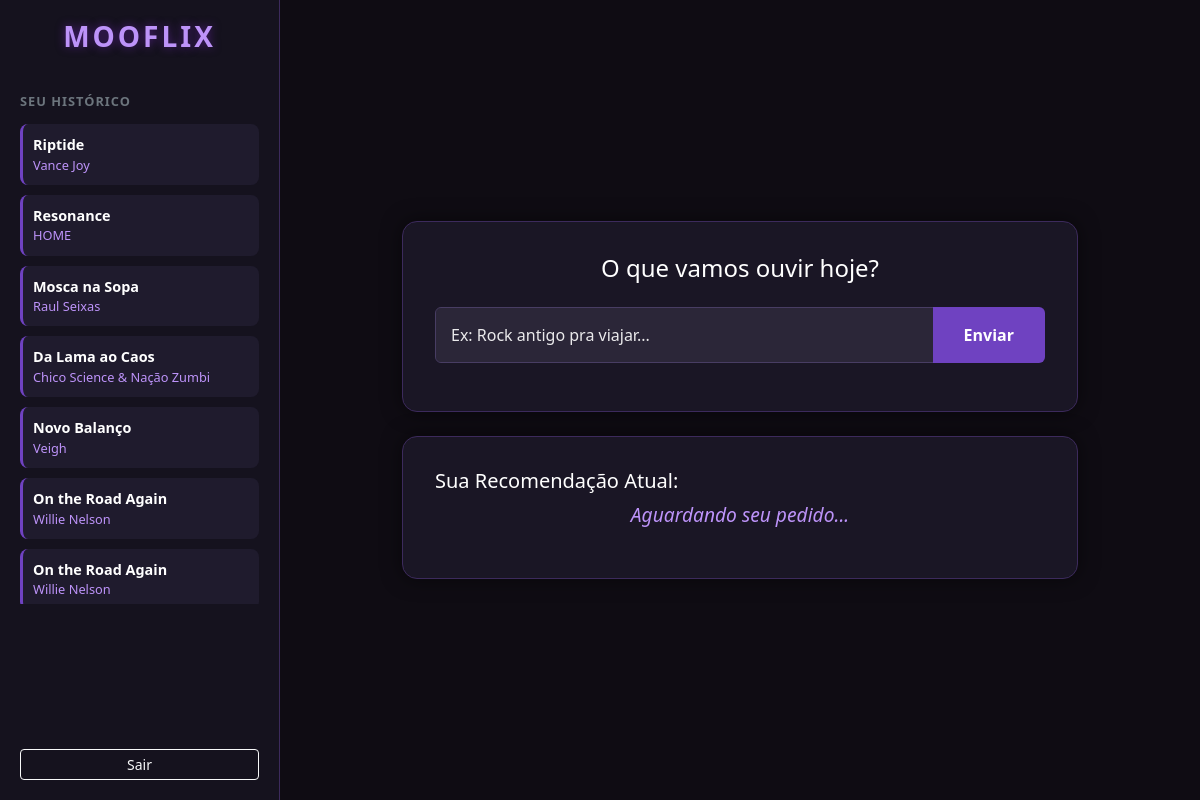
The app's page /dashboard (signed in) with its own data.
### tables this page shows
CREATE TABLE sugestoes (
    id INTEGER NOT NULL PRIMARY KEY AUTOINCREMENT,
    id_usuario INTEGER NOT NULL,
    nome_musica VARCHAR(200) NOT NULL,
    artista VARCHAR(200), 
    data_sugestao DATETIME DEFAULT CURRENT_TIMESTAMP,
    FOREIGN KEY (id_usuario) REFERENCES usuarios(id)
);

### main.py (the view, shortened to what this page needs)
@app.route('/dashboard', methods=['GET', 'POST'])
def dashboard():
    if 'id_usuario' not in session:
        return redirect(url_for('login'))
    sugestao_resposta = None
    id_logado = session['id_usuario']
    conn = get_db_connection()
    historico_db = conn.execute('SELECT * FROM sugestoes WHERE id_usuario = ? ORDER BY id DESC LIMIT 10', (id_logado,)).fetchall()
    conn.close()
    return render_template("Principal/principal.html", sugestao=sugestao_resposta, historico=historico_db)

### main.py (called while the page is built)
def get_db_connection():
    conn = sqlite3.connect('banco.db')
    conn.row_factory = sqlite3.Row
    return conn

### templates/Principal/principal.html (shortened to what this page needs)
<!DOCTYPE html>
<html lang="pt-br">
<head>
    <link href="https://cdn.jsdelivr.net/npm/bootstrap@5.3.3/dist/css/bootstrap.min.css" rel="stylesheet">
    <link rel="stylesheet" href="{{ url_for('static', filename='principal_estilo.css') }}">
</head>
<body>
    <div class="dashboard-wrapper">
        <nav class="sidebar">
            <div class="sidebar-header">
                <h3>MOOFLIX</h3>
            </div>
            <div class="history-section">
                <h6>SEU HISTÓRICO</h6>
                <ul>
                    {% for item in historico %}
                    <li>
                        <span class="music-name">{{ item['nome_musica'] }}</span>
                        <span class="artist-name">{{ item['artista'] }}</span>
                    </li>
                    {% else %}
                    <li style="color: #666;">Nada por aqui ainda...</li>
                    {% endfor %}
                </ul>
            </div>
            <div class="logout-section">
                <a href="/login" class="btn btn-outline-light btn-sm w-100">Sair</a>
            </div>
        </nav>
        <main class="main-content">
            <div class="container">
                <div class="row justify-content-center">
                    <div class="col-md-10">
                        <div class="card-custom mb-4">
                            <h4 class="text-center mb-4">O que vamos ouvir hoje?</h4>
                            <form action="/dashboard" method="POST">
                                <div class="input-group mb-3">
                                    <input type="text" name="gosto_usuario" class="form-control input-neon" placeholder="Ex: Rock antigo pra viajar..." required>
                                    <button class="btn btn-roxo" type="submit">Enviar</button>
                                </div>
                            </form>
                        </div>
                        <div class="response-box">
                            <h5 class="response-title">Sua Recomendação Atual:</h5>
                            <div class="response-content">
                                <p class="highlight-text">
                                    {{ sugestao if sugestao else "Aguardando seu pedido..." }}
                                </p>
                            </div>
                        </div>
                    </div>
                </div>
            </div>
        </main>
    </div>
</body>
</html>

### static/principal_estilo.css (style rules this page uses)
body { background-color: #0f0c13; color: #ffffff; font-family: 'Segoe UI', sans-serif; margin: 0; overflow-x: hidden; }
.dashboard-wrapper { display: flex; min-height: 100vh; }
.sidebar { width: 280px; background-color: #15121e; border-right: 1px solid #3c2a5c; padding: 20px; display: flex; flex-direction: column; position: fixed; height: 100vh; }
.sidebar-header h3 { color: #bd93f9; font-weight: bold; letter-spacing: 3px; text-align: center; margin-bottom: 40px; text-shadow: 0 0 10px rgba(138, 43, 226, 0.5); }
.history-section h6 { color: #6c757d; font-size: 0.8rem; font-weight: bold; letter-spacing: 1px; margin-bottom: 15px; }
.history-section ul { list-style: none; padding: 0; overflow-y: auto; max-height: 60vh; }
.history-section li { background-color: #1f1b2d; margin-bottom: 10px; padding: 10px; border-radius: 8px; border-left: 3px solid #6f42c1; font-size: 0.9rem; }
.music-name { display: block; font-weight: bold; color: #fff; }
.artist-name { display: block; font-size: 0.8rem; color: #bd93f9; }
.logout-section { margin-top: auto; }
.main-content { flex: 1; margin-left: 280px; padding: 40px; display: flex; align-items: center; }
.card-custom, .response-box { background-color: #1a1625; border: 1px solid #3c2a5c; border-radius: 15px; padding: 2rem; box-shadow: 0 0 20px rgba(0,0,0,0.5); }
.input-neon { background-color: #2b2638 !important; border: 1px solid #483d63; color: #fff !important; padding: 15px; }
.input-neon::placeholder { color: #ffffff !important; opacity: 0.9; }
.btn-roxo { background-color: #6f42c1; color: white; font-weight: bold; padding: 0 30px; }
.highlight-text { font-size: 1.2rem; color: #bd93f9; font-style: italic; text-align: center; }

### records on screen
sugestoes: nome_musica "Riptide", artista "Vance Joy"
sugestoes: nome_musica "Resonance", artista "HOME"
sugestoes: nome_musica "Mosca na Sopa", artista "Raul Seixas"
sugestoes: nome_musica "Da Lama ao Caos", artista "Chico Science & Nação Zumbi"
sugestoes: nome_musica "Novo Balanço", artista "Veigh"
sugestoes: nome_musica "On the Road Again", artista "Willie Nelson"
sugestoes: nome_musica "On the Road Again", artista "Willie Nelson"

### other values on screen
{{ sugestao if sugestao else "Aguardando seu pedido..." }} "Aguardando seu pedido..."
